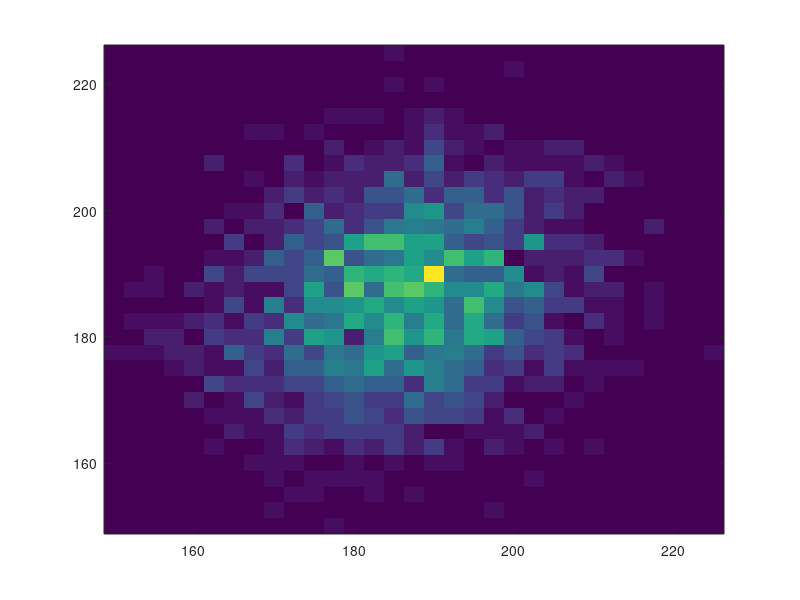

Reproduce this figure in MATLAB. (Note: this script raises an error after producing the figure.)
x = randn(1200,1) * 10 + 190;
y = randn(1200,1) * 10 + 190;

x2 = [x; randn(800,1) * 10 + 180];
y2 = [y; randn(800,1) * 10 + 180];



close all
plot(x2,y2,'.', x,y,'r.');

bins = 150:2.5:225;

occ = hist3([x2,y2], {bins, bins});
imagesc(bins, bins, occ);
set(gca,'YDir', 'normal')

%%


figure;

for i = 1:numel(ripples.sleep)
    r = ripples.sleep(i);
    plot(r.window, mean(r.raw{1}), r.window, mean(r.raw{3}));
    disp(i);
    pause;
    
end